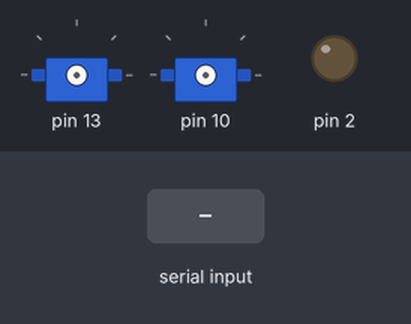
Bench run of a sketch on a simulated Arduino Uno, built with avr-gcc and run on an emulated ATmega328P. Shown: 2 × servo, output pins drawn as LEDs (lit = HIGH). The inputs (shaded band) are chosen by the test bench. What the sketch prints to the serial monitor is not drawn.

Above: at 1.0 s.
1.1 s: "1" received over Serial
Timing chart, 0 to 4.1 s (numbered marks = the images above; inputs shaded):
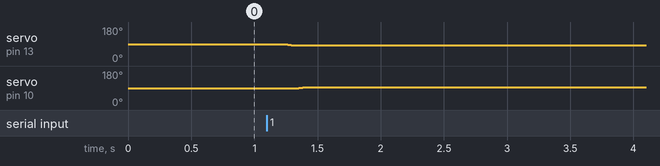

The sketch:

MotionDemo.ino
```cpp
#include <robotarm.h>
#include <SoftwareSerial.h>

robotarm rarm;
int dataBuf[2] = {0};
int stateMachine = 0, counter=0, check=0;
int  heightTemp  = 0, stretchTemp = 0;
int incoming;
int rxBuf;
int rxBuff;
SoftwareSerial portTwo(6,7); // Timer conflict. The virtual serial disables interrupt
							 // which causes servos to wiggle wiggle wiggle


void setup()
{
	Serial.begin(9600);
	//~ portTwo.begin(9600);
	establishContact();
	Serial.println("initiating servos...");
	rarm.init();          // attach the servos
	rarm.setPosition(0,0,0);
	Serial.println("initiated");
	delay(500);
	Serial.println("Ready");
}

void establishContact() {
	while (Serial.available() <= 0)
	{
		Serial.println("waiting for processing to start");
		//~ portTwo.println("waiting for processing to start...");
		delay(300);
	}
}


void loop()
{
//	MonitorSerial();
//	test();
	MouseControl();
//	graber();
//	rarm.setPosition(0,0,0);
//	delay(1000);
}

void graber()
{
	incoming=0;
	if (Serial.available())
	{
		incoming = Serial.read();
		if (incoming!=0)
		{
			rarm.grab();
		}
	}
}


void MonitorSerial()
{
	if ( Serial.available())
	{
		byte rxBuff = Serial.read();
		if(check == 0)
		{
			check = rxBuff == 255? 1:0;
			//~ portTwo.print(rxBuff);
		}
		else if(check == 1)
		{
			check = rxBuff == 170? 2:0;
			//~ portTwo.print(" ");
			//~ portTwo.print(rxBuff);
		}
		else if(check == 2)
		{
			dataBuf[counter++] = rxBuff;
			if(counter > 1)  // receive 4 byte data
			{
				stateMachine = 0;
				counter=0;
				if (dataBuf[0] != 255 && dataBuf[1]!=170){
					//~ portTwo.print(" ");
					//~ portTwo.print(dataBuf[0]);
					//~ portTwo.print(" ");
					//~ portTwo.println(dataBuf[1]);
				}
			}
		}
	}
}

void test()
{
	rarm.setPosition(0,0,0);
	delay(1000);
	rarm.setAngle(SERVO_R, 90);
	delay(1000);
	rarm.setAngle(SERVO_R, 0);
	delay(1000);
}

void MouseControl()
{
	if ( Serial.available())
	{
		byte rxBuf = Serial.read();
		if(stateMachine == 0)
		{
			stateMachine = rxBuf == 255? 1:0;
		}
		else if(stateMachine == 1)
		{
			stateMachine = rxBuf == 170? 2:0;
		}
		else if(stateMachine == 2)
		{
			dataBuf[counter++] = rxBuf;
			if(counter > 1)  // receive 4 byte data
			{
					stateMachine = 0;
					counter=0;
					if(dataBuf[0]!=255 && dataBuf[1]!=170)
					{
					if(dataBuf[0]<0) stretchTemp=256+dataBuf[0];
					else stretchTemp=dataBuf[0];
					if(dataBuf[1]<0) heightTemp=256+dataBuf[1];
					else heightTemp = dataBuf[1];
					//~ portTwo.print("stetchTemp= ");
					//~ portTwo.print(stretchTemp);
					//~ portTwo.print(" heightTemp= ");
					//~ portTwo.println(heightTemp);
					//~ rarm.setPosition(stretchTemp, heightTemp, 0);
					//~ rarm.setAngle(SERVO_L,stretchTemp);
					rarm.setAngle(SERVO_R,heightTemp);
					dataBuf[0]=0;
					dataBuf[1]=255;
				}
			}
		}
	}
}
```

Measured:
- after the input at 1.1 s, servo on pin 13: 90° → 83° after 0.13 s; servo on pin 10: 90° → 94° after 0.25 s
